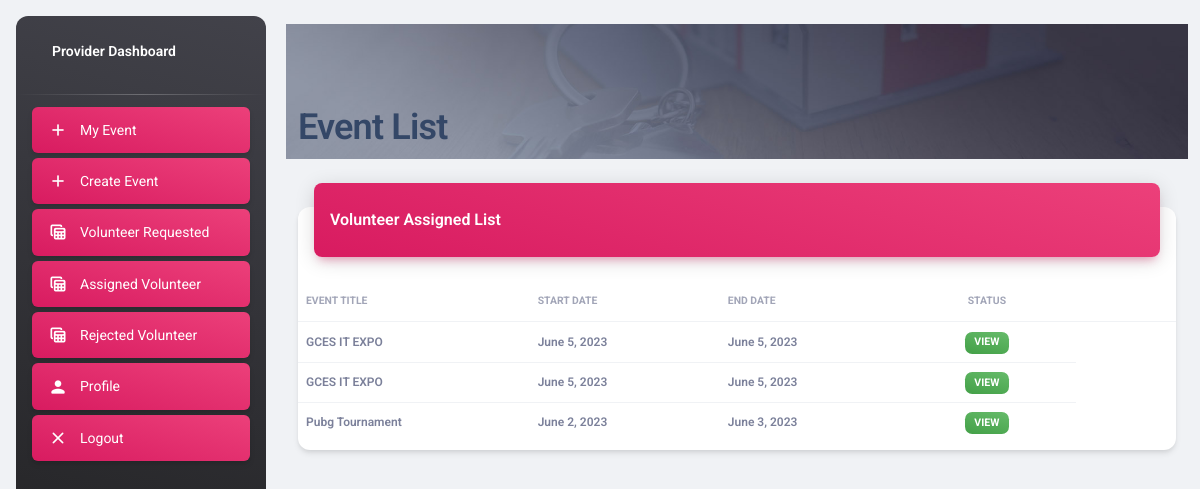
Screenshot of /event/provider/event/list/ (signed in) with the database file from the repository.
### events/models.py (models this page shows, shortened)
class Event(models.Model):
    title = models.CharField(max_length=100)
    description = models.TextField()
    start_date = models.DateField()
    end_date = models.DateField()
    city = models.CharField(max_length=100, null=True)
    state = models.CharField(max_length=100, null=True)
    country = models.CharField(max_length=100, null=True)
    address = models.CharField(max_length=100, null=True)
    start_time = models.TimeField(default=timezone.now())
    end_time = models.TimeField(default=timezone.now())
    created_by = models.ForeignKey(User, on_delete=models.SET_NULL, null=True)
    created_at = models.DateTimeField(auto_now_add=True)
    updated_at = models.DateTimeField(auto_now=True)
    image = models.ImageField(upload_to='event_images/', null=True, blank=True)
    max_volunteers = models.PositiveIntegerField()
    is_cancelled = models.BooleanField(default=False)
    is_active = models.BooleanField(default=True)
    price = models.DecimalField(max_digits=8, decimal_places=2)
    registration_start_date = models.DateTimeField()
    registration_end_date = models.DateTimeField()
    organizer_name = models.CharField(max_length=100)
    organizer_email = models.EmailField(max_length=254)
    organizer_phone = models.CharField(max_length=20)
    skills_required = TaggableManager()
    category_on = models.TextField()

### events/views.py (the view)
# urls.py: path('provider/event/list/', EventListView.as_view(), name='event_list'),
class EventListView(LoginRequiredMixin, ProviderRequestPermissionMixin, TemplateView):
    template_name = 'provider/event/event_list.html'
    def get_context_data(self, **kwargs):
        context = super().get_context_data(**kwargs)
        context['requested_list'] = Event.objects.filter().order_by("-created_at")
        return context

### core/minix.py (called while the page is built)
    def test_func(self):
        return self.request.user.is_provider

### templates/provider/event/event_list.html
{% extends 'provider/base/base.html' %}
{% block content %}
<div class="page-heading">
  <div class="container">
    <div class="row">
      <div class="col-lg-8">
        <div class="top-text header-text">
          <h2>Event List</h2>
        </div>
      </div>
    </div>
  </div>
</div>
<div class="container-fluid py-4">
    <div class="row">
      <div class="col-12">
        <div class="card my-4">
          <div class="card-header p-0 position-relative mt-n4 mx-3 z-index-2">
            <div class="bg-gradient-primary shadow-primary border-radius-lg pt-4 pb-3">
              <h6 class="text-white text-capitalize ps-3">Volunteer Assigned List</h6>
            </div>
          </div>
          <div class="card-body px-0 pb-2">
            <div class="table-responsive p-0">
              <table class="table align-items-center mb-0">
                <thead>
                  <tr>
                    <th class="text-uppercase text-secondary text-xxs font-weight-bolder opacity-7 ps-2">Event Title</th>
                    <th class="text-uppercase text-secondary text-xxs font-weight-bolder opacity-7 ps-2">Start Date</th>
                    <th class="text-uppercase text-secondary text-xxs font-weight-bolder opacity-7 ps-2">End Date</th>
                    <th class="text-center text-uppercase text-secondary text-xxs font-weight-bolder opacity-7">Status</th>
                    <th class="text-secondary opacity-7"></th>
                  </tr>
                </thead>
                <tbody>
                {% for list in requested_list %}
                  <tr>
                    <td>
                        <p class="text-xs font-weight-bold mb-0">{{list.title}}</p>
                      </td>
                      <td>
                        <p class="text-xs font-weight-bold mb-0">{{list.start_date}}</p>
                      </td>
                      <td>
                        <p class="text-xs font-weight-bold mb-0">{{list.end_date}}</p>
                      </td>
                    <td class="align-middle text-center text-sm">
                        <a href="/event/provider/event/{{list.id}}/"><span class="badge badge-sm bg-gradient-success">View</span></a>
                    </td>
                  </tr>
                {% endfor %}
                </tbody>
              </table>
            </div>
          </div>
        </div>
      </div>
    </div>
  </div>
{% endblock %}

### rows the page displays
Event: title "GCES IT EXPO", start_date "June 5, 2023", end_date "June 5, 2023"
Event: title "GCES IT EXPO", start_date "June 5, 2023", end_date "June 5, 2023"
Event: title "Pubg Tournament", start_date "June 2, 2023", end_date "June 3, 2023"
